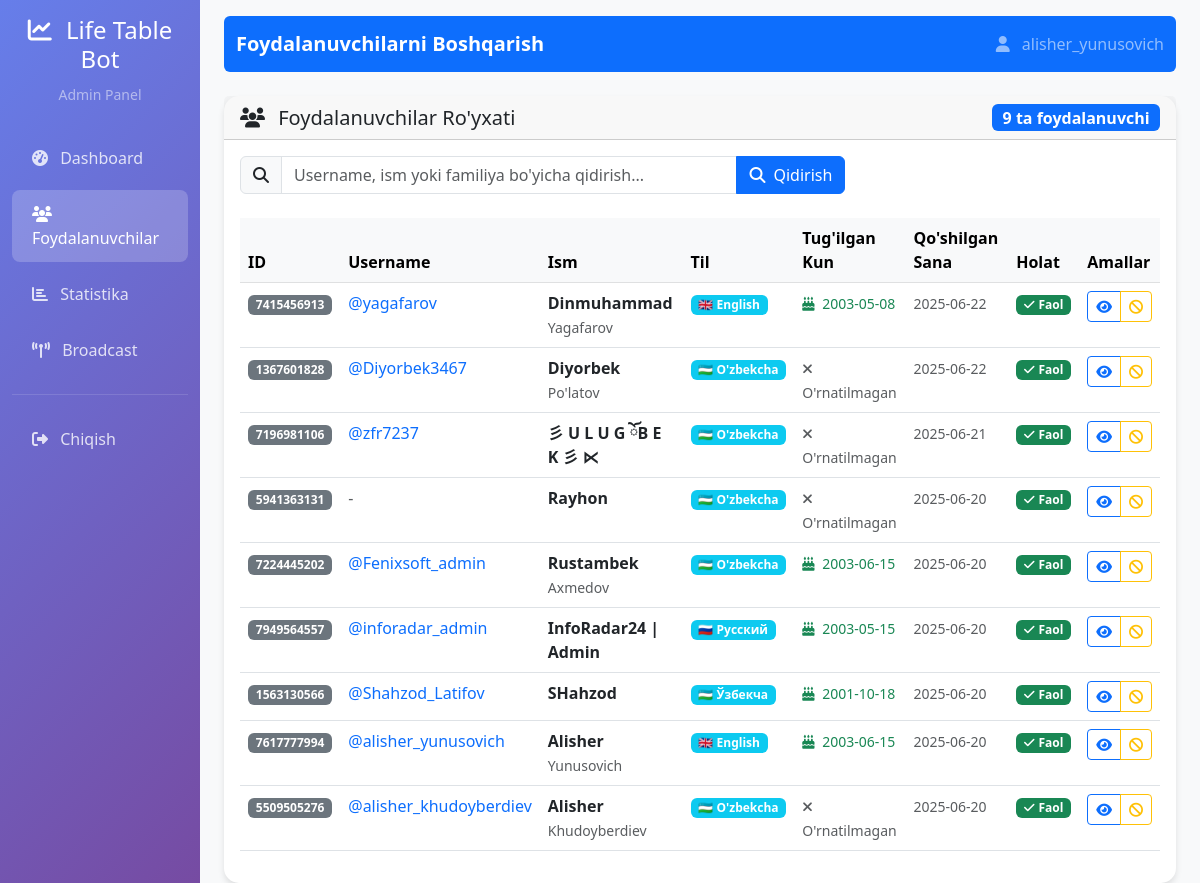
Page /users (signed in) on the committed database.
### src/database/models.py (models this page shows)
class User(Base):
    __tablename__ = 'users'
    id = Column(Integer, primary_key=True)
    telegram_id = Column(Integer, unique=True, nullable=False)
    username = Column(String(100), nullable=True)
    first_name = Column(String(100), nullable=True)
    last_name = Column(String(100), nullable=True)
    language = Column(String(10), default='uz')
    join_date = Column(DateTime, default=datetime.utcnow)
    birthday = Column(DateTime, nullable=True)
    is_active = Column(Boolean, default=True)
    created_at = Column(DateTime, default=datetime.utcnow)
    updated_at = Column(DateTime, default=datetime.utcnow, onupdate=datetime.utcnow)

### web_admin/app.py (the view)
@app.route('/users')
@login_required
def users():
    page = request.args.get('page', 1, type=int)
    per_page = 20
    search = request.args.get('search', '')
    conn = get_bot_db()
    cursor = conn.cursor()
    if search:
        cursor.execute("""
            SELECT * FROM users
            WHERE username LIKE ? OR first_name LIKE ? OR last_name LIKE ?
            ORDER BY join_date DESC
            LIMIT ? OFFSET ?
        """, (f'%{search}%', f'%{search}%', f'%{search}%', per_page, (page - 1) * per_page))
    else:
        cursor.execute("""
            SELECT * FROM users
            ORDER BY join_date DESC
            LIMIT ? OFFSET ?
        """, (per_page, (page - 1) * per_page))
    users = cursor.fetchall()
    for user in users:
        user = dict(user)
        user['join_date'] = parse_date(user['join_date'])
        user['birthday'] = parse_date(user['birthday'])
    if search:
        cursor.execute("""
            SELECT COUNT(*) as count FROM users
            WHERE username LIKE ? OR first_name LIKE ? OR last_name LIKE ?
        """, (f'%{search}%', f'%{search}%', f'%{search}%'))
    else:
        cursor.execute("SELECT COUNT(*) as count FROM users")
    total = cursor.fetchone()['count']
    conn.close()
    return render_template('users.html',
                         users=users,
                         page=page,
                         per_page=per_page,
                         total=total,
                         search=search)

### web_admin/app.py (called while the page is built)
def login_required(f):
    @wraps(f)
    def decorated_function(*args, **kwargs):
        if 'admin_logged_in' not in session:
            return redirect(url_for('login'))
        return f(*args, **kwargs)
    return decorated_function

def get_bot_db():
    db_path = os.path.join(os.path.dirname(app.root_path), '..', 'bot_database.db')
    conn = sqlite3.connect(db_path)
    conn.row_factory = sqlite3.Row
    return conn

def parse_date(date_str):
    if not date_str: return None
    try:
        return datetime.fromisoformat(str(date_str).replace('Z', '+00:00'))
    except: return None

### web_admin/templates/users.html (shortened to what this page needs)
{% extends "base.html" %}
{% block page_title %}Foydalanuvchilarni Boshqarish{% endblock %}
{% block content %}
<div class="row">
    <div class="col-12">
        <div class="card">
            <div class="card-header">
                <div class="row align-items-center">
                    <div class="col">
                        <h5 class="card-title mb-0">
                            <i class="fas fa-users me-2"></i>
                            Foydalanuvchilar Ro'yxati
                        </h5>
                    </div>
                    <div class="col-auto">
                        <span class="badge bg-primary fs-6">{{ total }} ta foydalanuvchi</span>
                    </div>
                </div>
            </div>
            <div class="card-body">
                <form method="GET" class="mb-4">
                    <div class="row">
                        <div class="col-md-8">
                            <div class="input-group">
                                <span class="input-group-text">
                                    <i class="fas fa-search"></i>
                                </span>
                                <input type="text" class="form-control" name="search"
                                       value="{{ search }}" placeholder="Username, ism yoki familiya bo'yicha qidirish...">
                                <button class="btn btn-primary" type="submit">
                                    <i class="fas fa-search me-2"></i>Qidirish
                                </button>
                            </div>
                        </div>
                        <div class="col-md-4">
                        </div>
                    </div>
                </form>
                <div class="table-responsive">
                    <table class="table table-hover">
                        <thead class="table-light">
                            <tr>
                                <th>ID</th>
                                <th>Username</th>
                                <th>Ism</th>
                                <th>Til</th>
                                <th>Tug'ilgan Kun</th>
                                <th>Qo'shilgan Sana</th>
                                <th>Holat</th>
                                <th>Amallar</th>
                            </tr>
                        </thead>
                        <tbody>
                            {% for user in users %}
                            <tr>
                                <td>
                                    <span class="badge bg-secondary">{{ user.telegram_id }}</span>
                                </td>
                                <td>
                                    {% if user.username %}
                                        <a href="https://t.me/{{ user.username }}" target="_blank" class="text-decoration-none">
                                            @{{ user.username }}
                                        </a>
                                    {% else %}
                                        <span class="text-muted">-</span>
                                    {% endif %}
                                </td>
                                <td>
                                    {% if user.first_name %}
                                        <strong>{{ user.first_name }}</strong>
                                        {% if user.last_name %}
                                            <br><small class="text-muted">{{ user.last_name }}</small>
                                        {% endif %}
                                    {% else %}
                                        <span class="text-muted">-</span>
                                    {% endif %}
                                </td>
                                <td>
                                    {% set lang_names = {'uz': '🇺🇿 O\'zbekcha', 'uz_cyrl': '🇺🇿 Ўзбекча', 'ru': '🇷🇺 Русский', 'en': '🇬🇧 English'} %}
                                    <span class="badge bg-info">{{ lang_names.get(user.language, user.language) }}</span>
                                </td>
                                <td>
                                    {% if user.birthday %}
                                        <small class="text-success">
                                            <i class="fas fa-birthday-cake me-1"></i>
                                            {% if user.birthday is string %}
                                                {{ user.birthday[:10] if user.birthday else '-' }}
                                            {% else %}
                                                {{ user.birthday.strftime('%d.%m.%Y') if user.birthday else '-' }}
                                            {% endif %}
                                        </small>
                                    {% else %}
                                        <small class="text-muted">
                                            <i class="fas fa-times me-1"></i>
                                            O'rnatilmagan
                                        </small>
                                    {% endif %}
                                </td>
                                <td>
                                    <small class="text-muted">
                                        {% if user.join_date %}
                                            {% if user.join_date is string %}
                                                {{ user.join_date[:10] if user.join_date else '-' }}
                                            {% else %}
                                                {{ user.join_date.strftime('%d.%m.%Y %H:%M') if user.join_date else '-' }}
                                            {% endif %}
                                        {% else %}
                                            -
                                        {% endif %}
                                    </small>
                                </td>
                                <td>
                                    {% if user.is_active %}
                                        <span class="badge bg-success">
                                            <i class="fas fa-check me-1"></i>Faol
                                        </span>
                                    {% else %}
                                        <span class="badge bg-danger">
                                            <i class="fas fa-times me-1"></i>Faol emas
                                        </span>
                                    {% endif %}
                                </td>
                                <td>
                                    <div class="btn-group" role="group">
                                        <button type="button" class="btn btn-sm btn-outline-primary"
                                                onclick="viewUser({{ user.telegram_id }})"
                                                title="Batafsil ma'lumot">
                                            <i class="fas fa-eye"></i>
                                        </button>
                                        {% if user.is_active %}
                                            <button type="button" class="btn btn-sm btn-outline-warning"
                                                    onclick="toggleUserStatus({{ user.telegram_id }}, false)"
                                                    title="Faollikni o'chirish">
                                                <i class="fas fa-ban"></i>
                                            </button>
                                        {% else %}
                                            <button type="button" class="btn btn-sm btn-outline-success"
                                                    onclick="toggleUserStatus({{ user.telegram_id }}, true)"
                                                    title="Faollikni yoqish">
                                                <i class="fas fa-check"></i>
                                            </button>
                                        {% endif %}
                                    </div>
                                </td>
                            </tr>
                            {% endfor %}
                        </tbody>
                    </table>
                </div>
            </div>
        </div>
    </div>
</div>
{% endblock %}

### web_admin/templates/base.html (shortened to what this page needs)
<!DOCTYPE html>
<html lang="uz">
<head>
    <link href="https://cdn.jsdelivr.net/npm/bootstrap@5.3.0/dist/css/bootstrap.min.css" rel="stylesheet">
    <link href="https://cdnjs.cloudflare.com/ajax/libs/font-awesome/6.4.0/css/all.min.css" rel="stylesheet">
</head>
<body>
    <div class="container-fluid">
        <div class="row">
            <nav class="col-md-3 col-lg-2 d-md-block sidebar collapse">
                <div class="position-sticky pt-3">
                    <div class="text-center mb-4">
                        <h4 class="text-white">
                            <i class="fas fa-chart-line me-2"></i>
                            Life Table Bot
                        </h4>
                        <small class="text-white-50">Admin Panel</small>
                    </div>
                    <ul class="nav flex-column">
                        <li class="nav-item">
                            <a class="nav-link {% if request.endpoint == 'dashboard' %}active{% endif %}" href="{{ url_for('dashboard') }}">
                                <i class="fas fa-tachometer-alt me-2"></i>
                                Dashboard
                            </a>
                        </li>
                        <li class="nav-item">
                            <a class="nav-link {% if request.endpoint == 'users' %}active{% endif %}" href="{{ url_for('users') }}">
                                <i class="fas fa-users me-2"></i>
                                Foydalanuvchilar
                            </a>
                        </li>
                        <li class="nav-item">
                            <a class="nav-link {% if request.endpoint == 'statistics' %}active{% endif %}" href="{{ url_for('statistics') }}">
                                <i class="fas fa-chart-bar me-2"></i>
                                Statistika
                            </a>
                        </li>
                        <li class="nav-item">
                            <a class="nav-link {% if request.endpoint == 'broadcast' %}active{% endif %}" href="{{ url_for('broadcast') }}">
                                <i class="fas fa-broadcast-tower me-2"></i>
                                Broadcast
                            </a>
                        </li>
                    </ul>
                    <hr class="text-white-50">
                    <ul class="nav flex-column">
                        <li class="nav-item">
                            <a class="nav-link" href="{{ url_for('logout') }}">
                                <i class="fas fa-sign-out-alt me-2"></i>
                                Chiqish
                            </a>
                        </li>
                    </ul>
                </div>
            </nav>
            <main class="col-md-9 ms-sm-auto col-lg-10 px-md-4 main-content">
                <nav class="navbar navbar-expand-lg navbar-dark bg-primary rounded mb-4 mt-3">
                    <div class="container-fluid">
                        <span class="navbar-brand">
                            {% block page_title %}Admin Panel{% endblock %}
                        </span>
                        <div class="navbar-nav ms-auto">
                            <span class="navbar-text">
                                <i class="fas fa-user me-2"></i>
                                {{ session.get('admin_username', 'Admin') }}
                            </span>
                        </div>
                    </div>
                </nav>
                {% block content %}{% endblock %}
            </main>
        </div>
    </div>
</body>
</html>

### web_admin/templates/base.html (style rules this page uses)
.sidebar { min-height: 100vh; background: linear-gradient(135deg, #667eea 0%, #764ba2 100%); }
.sidebar .nav-link { color: rgba(255,255,255,0.8); padding: 12px 20px; margin: 4px 0; border-radius: 8px; transition: all 0.3s ease; }
.sidebar .nav-link.active { background: rgba(255,255,255,0.2); color: white; }
.main-content { background: #f8f9fa; min-height: 100vh; }
.card { border: none; border-radius: 15px; box-shadow: 0 4px 6px rgba(0,0,0,0.1); transition: transform 0.3s ease; }
.navbar-brand { font-weight: bold; color: white !important; }

### rows in the picture
User: get "alisher_yunusovich", telegram_id "7617777994", username "alisher_yunusovich", first_name "Alisher", last_name "Yunusovich", get "🇬🇧 English", birthday "2003-06-15", join_date "2025-06-20", is_active True (drawn)
User: telegram_id "7415456913", username "yagafarov", first_name "Dinmuhammad", last_name "Yagafarov", get "🇬🇧 English", birthday "2003-05-08", join_date "2025-06-22", is_active True (drawn)
User: telegram_id "1367601828", username "Diyorbek3467", first_name "Diyorbek", last_name "Po'latov", get "🇺🇿 O'zbekcha", shows "O'rnatilmagan", join_date "2025-06-22", is_active True (drawn)
User: telegram_id "7196981106", username "zfr7237", first_name "彡 U L U G ོB E K 彡 ⋉", get "🇺🇿 O'zbekcha", shows "O'rnatilmagan", join_date "2025-06-21", is_active True (drawn)
User: telegram_id "5941363131", first_name "Rayhon", get "🇺🇿 O'zbekcha", shows "O'rnatilmagan", join_date "2025-06-20", is_active True (drawn)
User: telegram_id "7224445202", username "Fenixsoft_admin", first_name "Rustambek", last_name "Axmedov", get "🇺🇿 O'zbekcha", birthday "2003-06-15", join_date "2025-06-20", is_active True (drawn)
User: telegram_id "7949564557", username "inforadar_admin", first_name "InfoRadar24 | Admin", get "🇷🇺 Русский", birthday "2003-05-15", join_date "2025-06-20", is_active True (drawn)
User: telegram_id "1563130566", username "Shahzod_Latifov", first_name "SHahzod", get "🇺🇿 Ўзбекча", birthday "2001-10-18", join_date "2025-06-20", is_active True (drawn)
User: telegram_id "5509505276", username "alisher_khudoyberdiev", first_name "Alisher", last_name "Khudoyberdiev", get "🇺🇿 O'zbekcha", shows "O'rnatilmagan", join_date "2025-06-20", is_active True (drawn)

### other values in the picture
{{ total }} "9"
